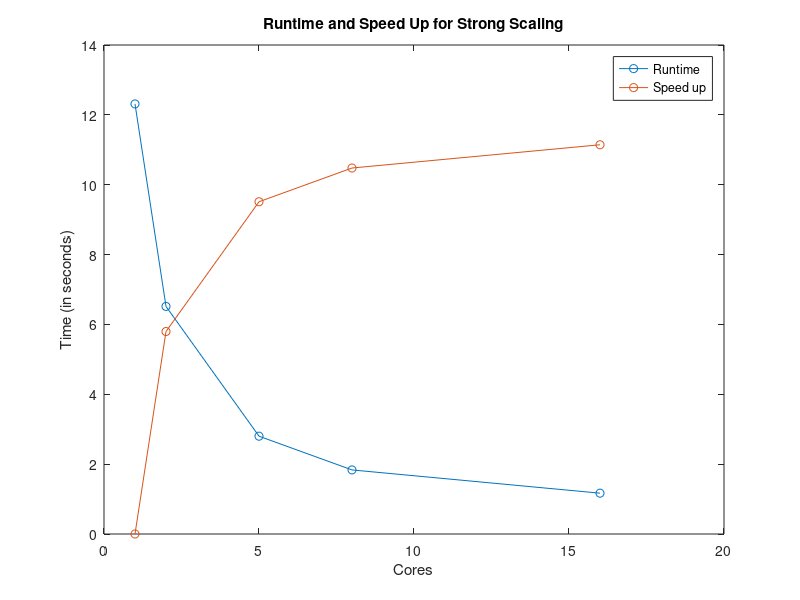

Write MATLAB code to recreate this figure.
clc,clear,close all
cores=[1,2,5,8,16];
time=[12.3127582073212,6.51575088500977,2.80028295516968,1.83450508117676,1.16910195350647];
speed_up=zeros(1,length(time));
speed_up(1)=0;
for i=1:length(time)-1
    speed_up(i+1)=time(1)-time(i+1);
end

plot(cores,time,'-o')
hold on
plot(cores,speed_up,'-o')
legend('Runtime','Speed up')
title('Runtime and Speed Up for Strong Scaling')
xlabel('Cores')
ylabel('Time (in seconds)')
print -dpng strong_time.png